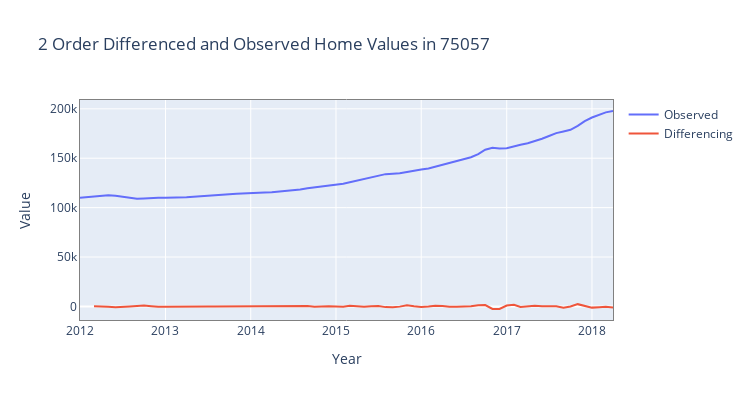
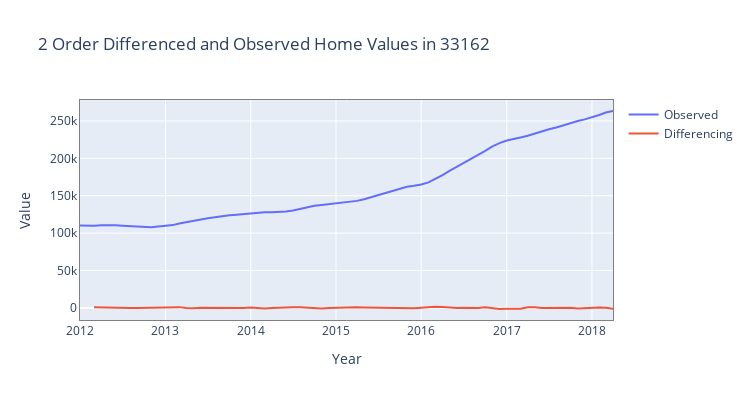
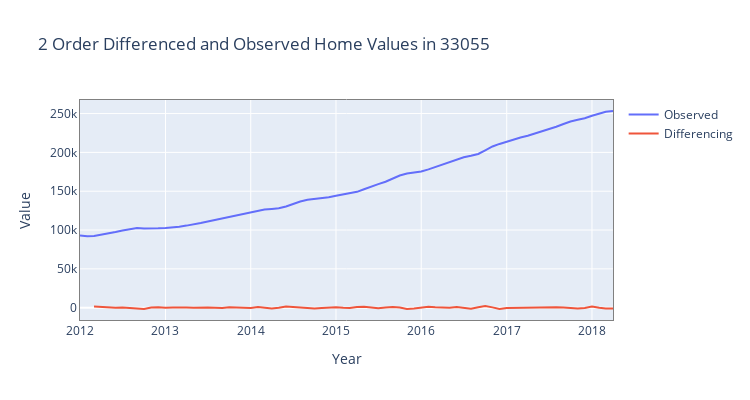
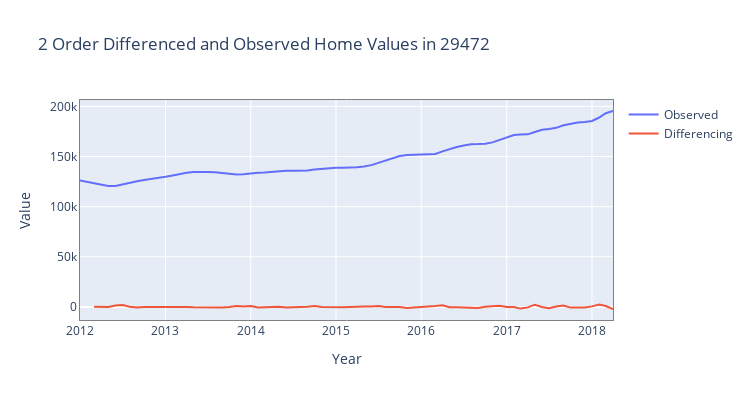

Notebook code cell kept with these figures, in order:
### Code cell
# perform 2nd order differencing
stationarity_diff_chk(df_ts_af_crisis, zipcode=[75057, 33161, 33162, 33055,29472],
                      periods=1, plot=True, diff_n=2)
